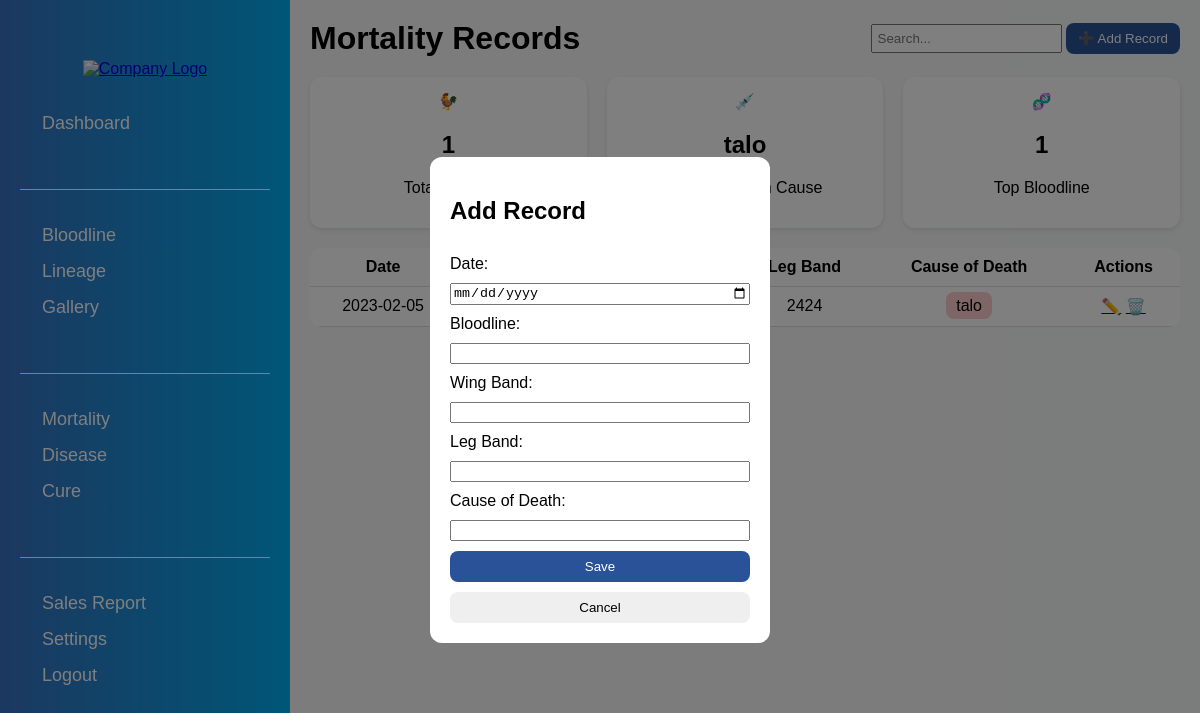
The page / on the database its author committed.
### tables this page shows
CREATE TABLE `mortality` (
  `id` int(11) NOT NULL,
  `branch_id` int(11) NOT NULL,
  `date` date DEFAULT NULL,
  `bloodline` varchar(50) DEFAULT NULL,
  `wing_band` varchar(20) DEFAULT NULL,
  `leg_band` varchar(20) DEFAULT NULL,
  `cause_of_death` varchar(100) DEFAULT NULL
);

### index.php (the view, shortened to what this page needs)
<?php include 'db.php'; ?>
<!DOCTYPE html>
<html lang="en">
<head>
    <link rel="stylesheet" href="style.css">
</head>
<body>
    <div class="sidebar" id="sidebar">
      <button class="hamburger" onclick="toggleSidebar()">
      </button>
      <a href="dashboard.php" class="logo">
        <img src="logo.png" alt="Company Logo" />
      </a>
      <ul>
        <li><a href="dashboard.php"><i class="fas fa-tachometer-alt"></i> <span class="link-text">Dashboard</span></a></li>
      </ul>
      <hr>
      <ul>
        <li><a href="bloodline.php"><i class="fas fa-dna"></i> <span class="link-text">Bloodline</span></a></li>
        <li><a href="lineage.php"><i class="fas fa-sitemap"></i> <span class="link-text">Lineage</span></a></li>
        <li><a href="gallery.php"><i class="fas fa-images"></i> <span class="link-text">Gallery</span></a></li>
      </ul>
      <hr>
      <ul>
         <li><a href="mortality.php"><i class="fas fa-skull-crossbones"></i> <span class="link-text">Mortality</span></a></li>
        <li><a href="disease.php"><i class="fas fa-virus"></i> <span class="link-text">Disease</span></a></li>
        <li><a href="cure.php"><i class="fas fa-pills"></i> <span class="link-text">Cure</span></a></li>
      </ul>
      <hr>
      <ul>
        <li><a href="sales.php"><i class="fas fa-chart-line"></i> <span class="link-text">Sales Report</span></a></li>
        <li><a href="settings.php"><i class="fas fa-cog"></i> <span class="link-text">Settings</span></a></li>
        <li><a href="logout.php"><i class="fas fa-sign-out-alt"></i> <span class="link-text">Logout</span></a></li>
      </ul>
    </div>
    <main class="content">
        <header class="header">
            <h1>Mortality Records</h1>
            <div class="controls">
                <input type="text" id="search" placeholder="Search...">
                <button onclick="document.getElementById('addForm').style.display='block'">➕ Add Record</button>
            </div>
        </header>
        <section class="stats">
            <div class="card">🐓
                <?php
                    $res = $conn->query("SELECT COUNT(*) as total FROM mortality");
                    $row = $res->fetch_assoc();
                    echo "<h2>".$row['total']."</h2><p>Total Deaths</p>";
                ?>
            </div>
            <div class="card">💉
                <?php
                    $res = $conn->query("SELECT cause_of_death, COUNT(*) as cnt FROM mortality GROUP BY cause_of_death ORDER BY cnt DESC LIMIT 1");
                    if ($res->num_rows > 0) {
                        $row = $res->fetch_assoc();
                        echo "<h2>".$row['cause_of_death']."</h2><p>Most Common Cause</p>";
                    } else {
                        echo "<h2>—</h2><p>No Data</p>";
                    }
                ?>
            </div>
            <div class="card">🧬
                <?php
                    $res = $conn->query("SELECT bloodline, COUNT(*) as cnt FROM mortality GROUP BY bloodline ORDER BY cnt DESC LIMIT 1");
                    if ($res->num_rows > 0) {
                        $row = $res->fetch_assoc();
                        echo "<h2>".$row['bloodline']."</h2><p>Top Bloodline</p>";
                    } else {
                        echo "<h2>—</h2><p>No Data</p>";
                    }
                ?>
            </div>
        </section>
        <table>
            <thead>
                <tr>
                    <th>Date</th>
                    <th>Bloodline</th>
                    <th>Wing Band</th>
                    <th>Leg Band</th>
                    <th>Cause of Death</th>
                    <th>Actions</th>
                </tr>
            </thead>
            <tbody>
                <?php
                    $result = $conn->query("SELECT * FROM mortality ORDER BY date DESC");
                    while($row = $result->fetch_assoc()) {
                        echo "<tr>
                            <td>".$row['date']."</td>
                            <td>".$row['bloodline']."</td>
                            <td>".$row['wing_band']."</td>
                            <td>".$row['leg_band']."</td>
                            <td><span class='tag'>".$row['cause_of_death']."</span></td>
                            <td>
                                <a href='edit.php?id=".$row['id']."'>✏️</a>
                                <a href='delete.php?id=".$row['id']."' onclick=\"return confirm('Are you sure you want to delete this record?');\">🗑️</a>
                            </td>
                        </tr>";
                    }
                ?>
            </tbody>
        </table>
    </main>
    <div id="addForm" class="modal">
        <form action="insert.php" method="post">
            <h2>Add Record</h2>
            <label>Date:</label>
            <input type="date" name="date" required>
            <label>Bloodline:</label>
            <input type="text" name="bloodline" required>
            <label>Wing Band:</label>
            <input type="text" name="wing_band">
            <label>Leg Band:</label>
            <input type="text" name="leg_band">
            <label>Cause of Death:</label>
            <input type="text" name="cause_of_death" required>
            <button type="submit">Save</button>
            <button type="button" onclick="document.getElementById('addForm').style.display='none'">Cancel</button>
        </form>
    </div>
</body>
</html>

### style.css (style rules this page uses)
body { margin: 0; font-family: 'Poppins', sans-serif; background: #f8f9fa; display: flex; }
.sidebar { width: 250px; background: linear-gradient(to right, #3871c1, #00adef); color: white; padding: 20px; transition: width 0.3s ease; overflow: hidden; display: flex; flex-direction: column; align-items: center; position: relative; }
.hamburger { position: absolute; top: 10px; right: 10px; background: none; border: none; color: white; font-size: 20px; cursor: pointer; z-index: 10; }
.logo { display: block; width: 100%; text-align: center; margin: 40px 0 20px; }
.logo img { width: 50px; height: 50px; cursor: pointer; }
.sidebar ul { list-style: none; padding: 0; margin: 0 0 20px 0; width: 100%; }
.sidebar ul li { margin: 15px 0; }
.sidebar ul li a { color: white; text-decoration: none; font-size: 18px; display: flex; align-items: center; gap: 12px; padding-left: 10px; }
.link-text { transition: opacity 0.3s ease; }
.sidebar hr { border: 0; border-top: 1px solid white; margin: 20px 0; width: 100%; }
.content { flex: 1; padding: 20px; }
.header { display: flex; justify-content: space-between; align-items: center; }
.header h1 { margin: 0; }
.controls input { padding: 5px; }
.controls button { background: #2a5298; color: white; border: none; padding: 8px 12px; border-radius: 8px; cursor: pointer; }
.stats { display: flex; gap: 20px; margin: 20px 0; }
.card { flex: 1; background: white; padding: 15px; border-radius: 12px; text-align: center; box-shadow: 0 2px 5px rgba(0,0,0,0.1); }
table { width: 100%; border-collapse: collapse; background: white; border-radius: 12px; overflow: hidden; }
th, td { padding: 10px; border-bottom: 1px solid #ddd; text-align: center; }
.tag { background: #ffcccc; padding: 5px 10px; border-radius: 8px; }
.modal { display: none; position: fixed; top: 0; left: 0; width: 100%; height: 100%; background: rgba(0,0,0,0.5); display: flex; justify-content: center; align-items: center; }
.modal form { background: white; padding: 20px; border-radius: 12px; width: 300px; display: flex; flex-direction: column; gap: 10px; }
.modal form button { padding: 8px; border: none; border-radius: 8px; cursor: pointer; }
.modal form button[type="submit"] { background: #2a5298; color: white; }

### rows shown on the page
mortality: date "2023-02-05", leg_band "2424", cause_of_death "talo"

### other values the page prints
$row['total'] "1"
$row['cause_of_death'] "talo"
$row['bloodline'] "1"
